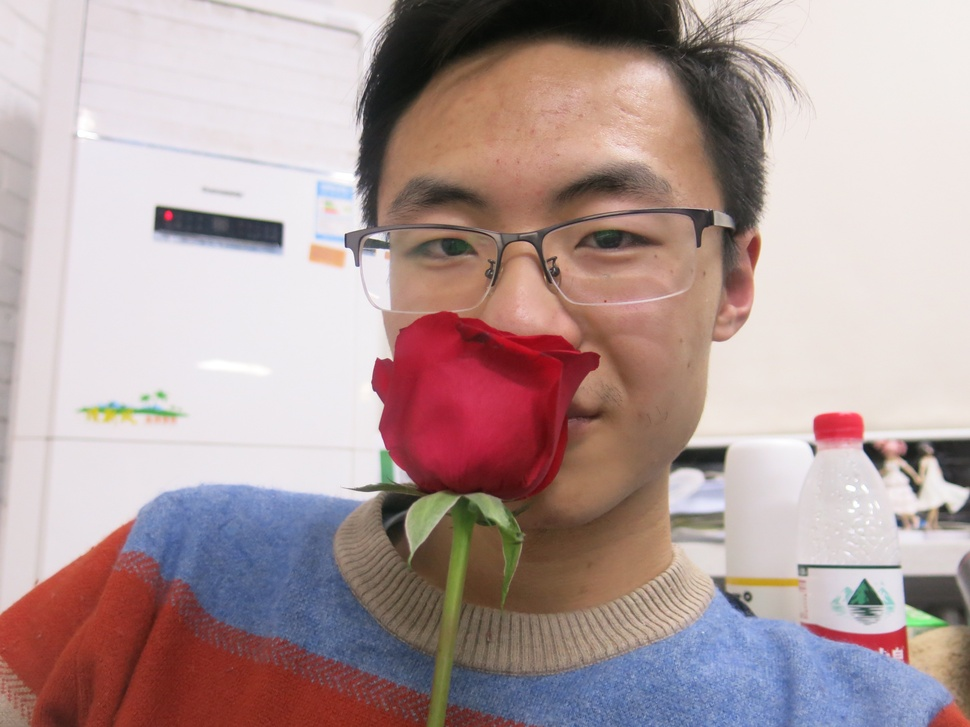
#> input picture pics/1.JPG, 970 x 727 px, shrunk from 4000 x 3000 before the run, found by its file name
$ python test.py
#> lines starting #> are read from the running program, lines starting #| are printed output that depends on the picture; after the words box and inside, x2 and y2 are one past the last pixel; in counts of white or black regions, pixels touching at a corner belong together
from PIL import Image

im = Image.open("1.jpg")
#> im is the input picture: PIL image 970x727 RGB; mean R, G, B 177.4, 156.2, 155.7
r, g, b = im.split()
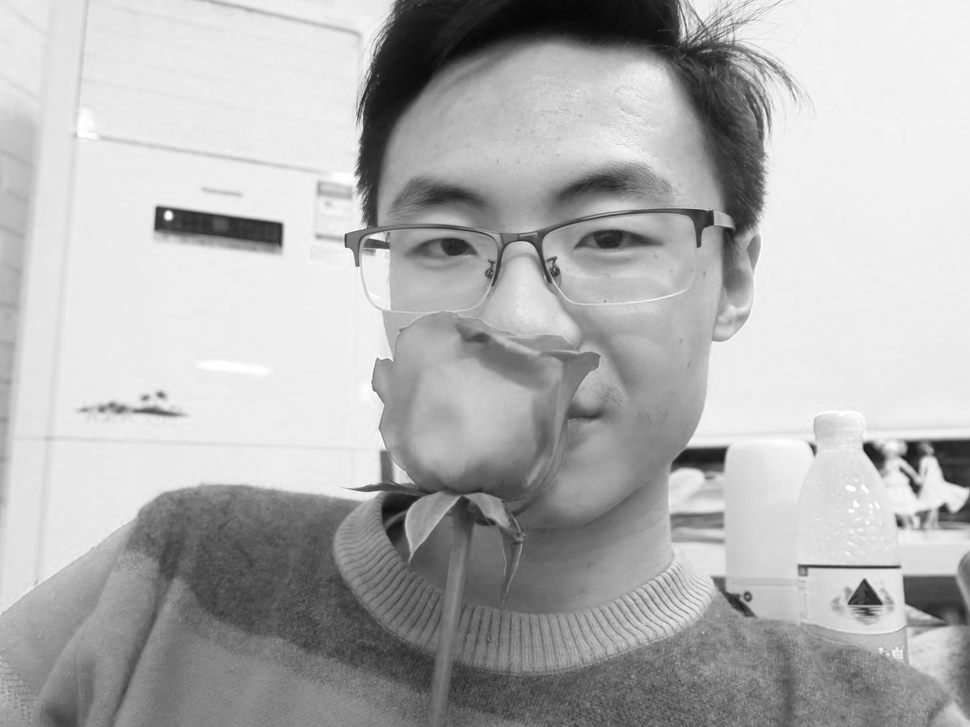
#> r: PIL image 970x727 L; min 6, max 255, mean 177.4
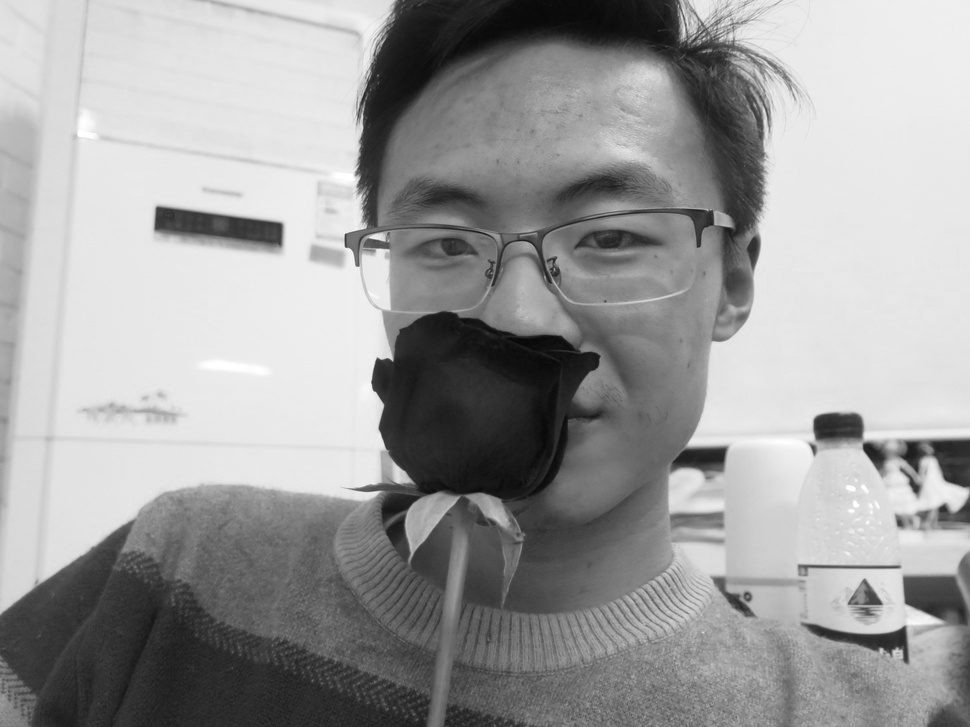
#> g: PIL image 970x727 L; min 5, max 255, mean 156.2
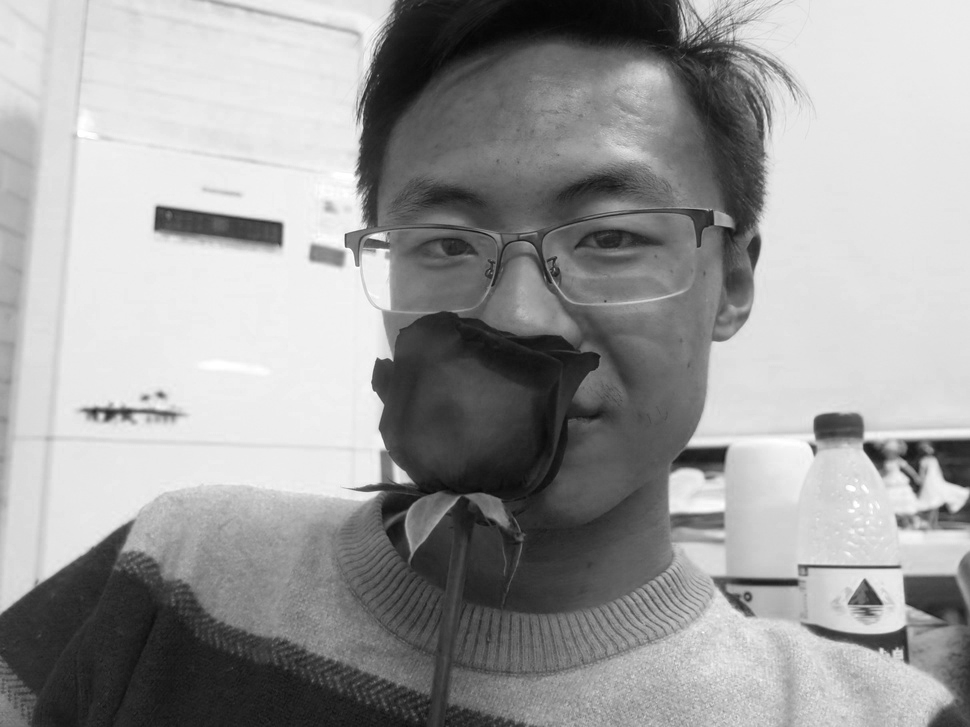
#> b: PIL image 970x727 L; min 5, max 255, mean 155.7
newg = g.point(lambda i:i*0.9)
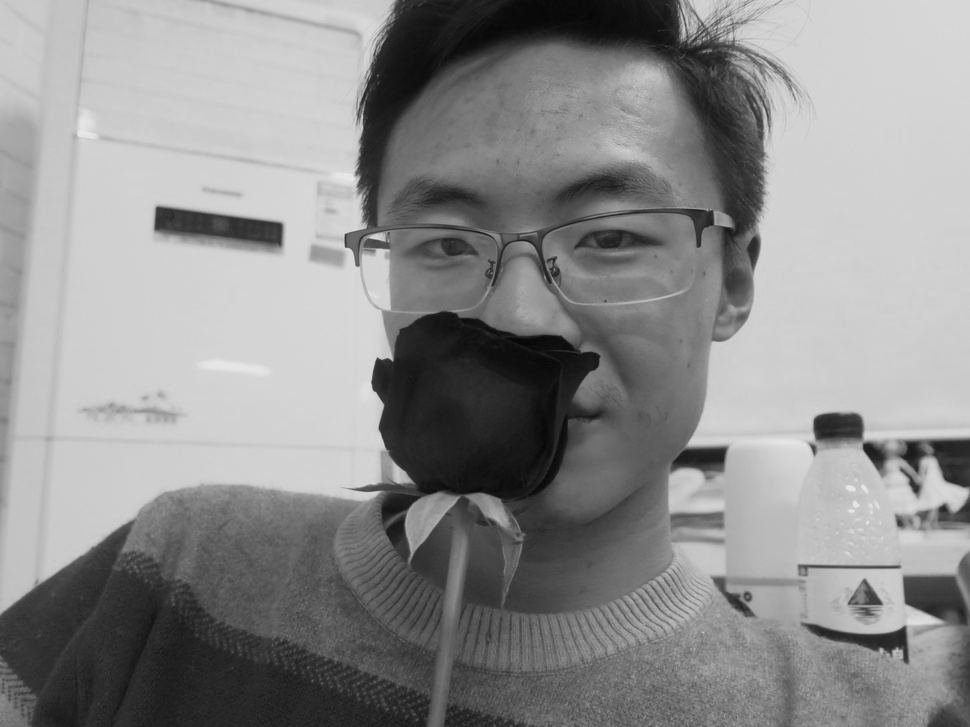
#> newg: PIL image 970x727 L; min 4, max 230, mean 140.6
newb = b.point(lambda b:b<100)
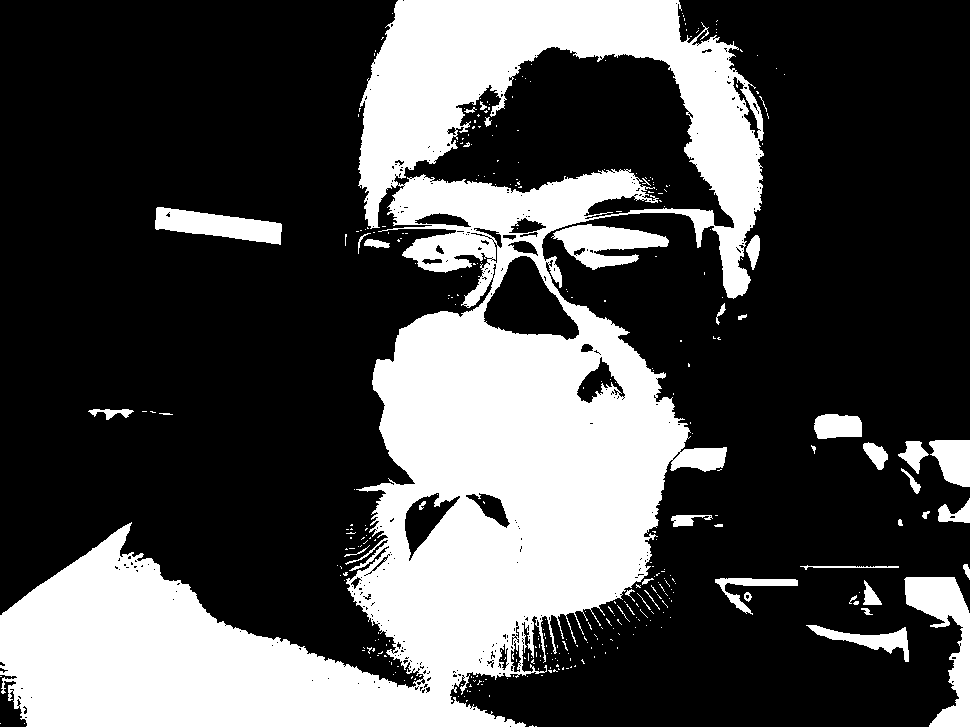
#> newb: PIL image 970x727 L; values 0 (black) and 1 (white), 30.2% white; 350 white regions (309 under 20 px), largest, box (x1, y1, x2, y2) and area: (0, 0, 764, 727) 193889, (904, 577, 970, 727) 4203, (551, 224, 669, 270) 2861
#> (the run stopped early here; a loop or call above may not have finished)

$ run again, with pics/fruit.png saved as pics/1.JPG
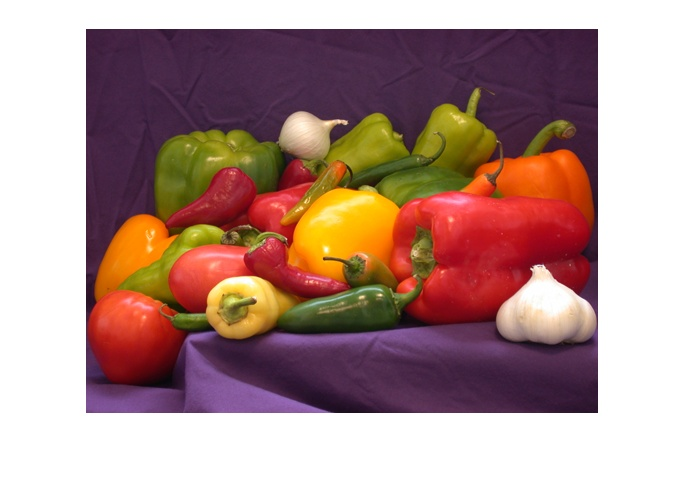
#> input picture pics/fruit.png, 686 x 477 px, found by its file name
#> im is the input picture: PIL image 686x477 RGB; mean R, G, B 174.3, 141.7, 136.4
#> `newg = g.point(lambda i:i*0.9)`:
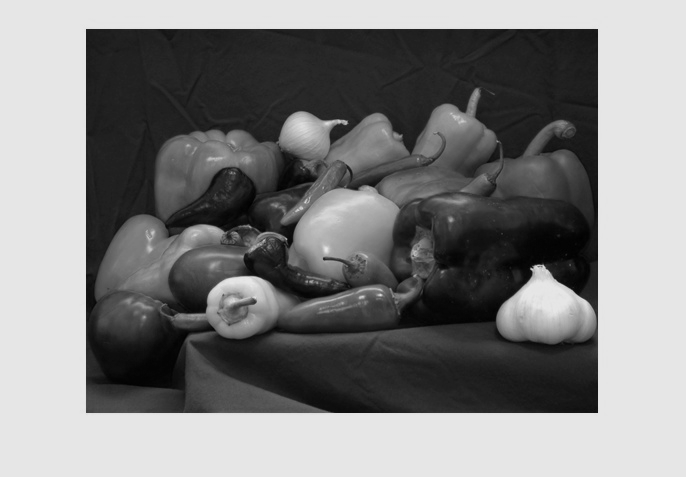
#> newg: PIL image 686x477 L; min 0, max 230, mean 127.7
#> `newb = b.point(lambda b:b<100)`:
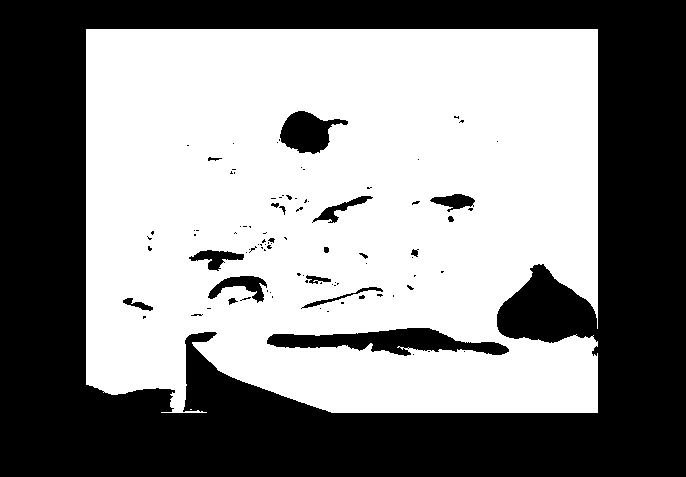
#> newb: PIL image 686x477 L; values 0 (black) and 1 (white), 54% white; 96 black regions (77 under 20 px), largest, box (x1, y1, x2, y2) and area: (0, 0, 686, 477) 141983, (267, 328, 509, 356) 3518, (280, 111, 348, 154) 1691
